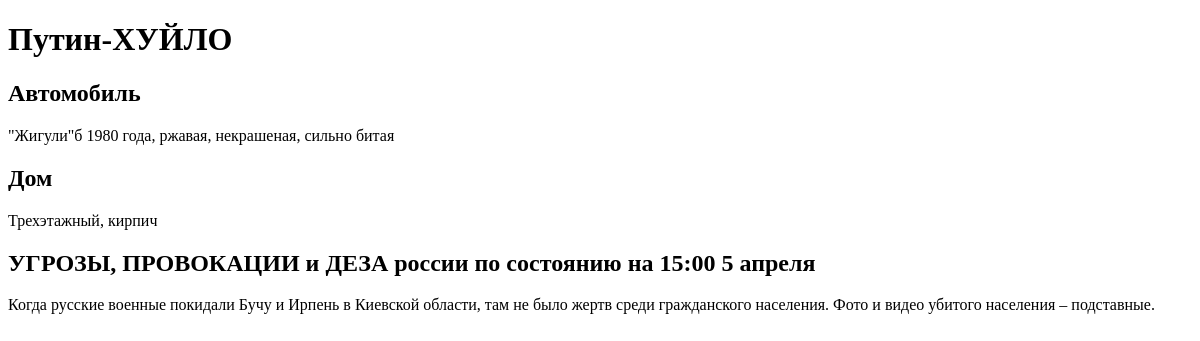
The app's page /myfirstapp/, older data.
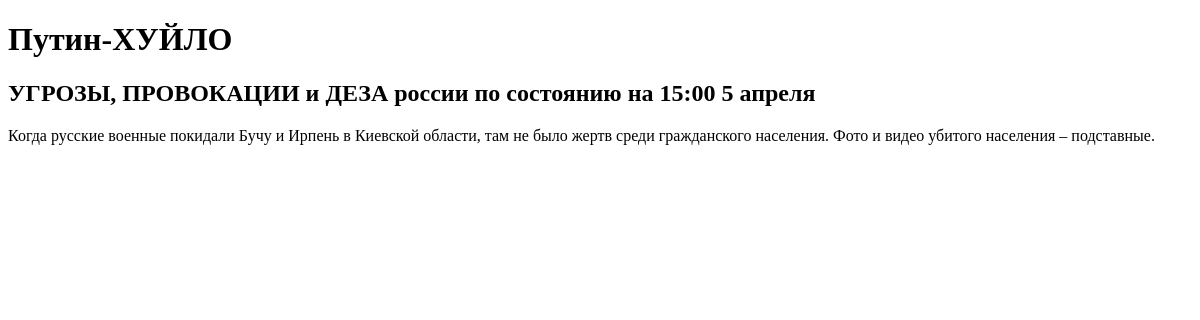
The same page, newer data.
### myfirstapp/models.py (models this page shows)
class Fa(models.Model):
    title = models.CharField(max_length=500)
    content = models.TextField(null=True, blank=True)

### myfirstapp/views.py (the view)
# urls.py: path('', index),
def index(request):
    template = loader.get_template('myfirstapp/index.html')
    fas = Fa.objects.all()
    context = {'fas':fas}
    return HttpResponse(template.render(context, request))

### myfirstapp/templates/myfirstapp/index.html (shortened to what this page needs)
<!DOCTYPE html>
<html lang="ru">
<head>
</head>
<body>
    <h1>Путин-ХУЙЛО</h1>
    {%  for fa in fas %}
        <div>
             <h2>{{ fa.title }}</h2>
             <p>{{ fa.content }}</p>
        </div>
    {% endfor %}
</body>
</html>

Row changes from the older to the newer data that the page shows:
removed Fa: title "Автомобиль", content "\"Жигули\"б 1980 года, ржавая, некрашеная, сильно битая"
removed Fa: title "Дом", content "Трехэтажный, кирпич"
